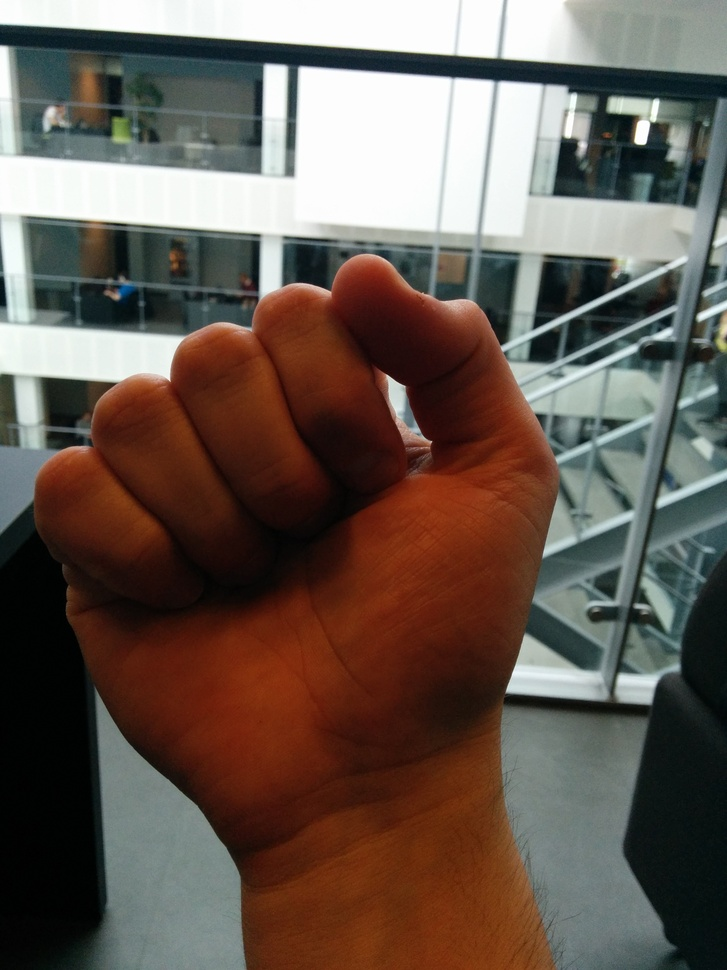
#> input picture HandGestureRecognition_prototypes/images/gestureA_1.jpg, 727 x 970 px, shrunk from 2448 x 3264 before the run
$ python -i HandRecognition.py   (imports and definitions only)   (Python 2 division)   (older library calls are emulated)
#> lines starting #> are read from the running program, lines starting #| are printed output that depends on the picture; after the words box and inside, x2 and y2 are one past the last pixel; in counts of white or black regions, pixels touching at a corner belong together
#> further down, picture is the input picture: shape (970, 727, 3); mean B, G, R 82.5, 90.8, 103.7
### HandGestureRecognition_prototypes/Tools.py
import cv2
import numpy as np
import matplotlib.pyplot as plt
import math
''' This module contains sets of functions useful for basic image analysis and should be useful in the SIGB course.
Written and Assembled  (2012,2013) by  Dan Witzner Hansen, IT University.
'''
# [93 lines left out: functions showImages, getCircleSamples, getImageSequence, getLineCoordinates, not called in this run]

class RegionProps:
    '''Class used for getting descriptors of contour-based connected components

        The main method to use is: CalcContourProperties(contour,properties=[]):
        contour: a contours found through cv2.findContours
        properties: list of strings specifying which properties should be calculated and returned

        The following properties can be specified:

        Area: Area within the contour  - float
        Boundingbox: Bounding box around contour - 4 tuple (topleft.x,topleft.y,width,height)
        Length: Length of the contour
        Centroid: The center of contour: (x,y)
        Moments: Dictionary of moments: see
        Perimiter: Permiter of the contour - equivalent to the length
        Equivdiameter: sqrt(4*Area/pi)
        Extend: Ratio of the area and the area of the bounding box. Expresses how spread out the contour is
        Convexhull: Calculates the convex hull of the contour points
        IsConvex: boolean value specifying if the set of contour points is convex

        Returns: Dictionary with key equal to the property name

        Example:
             contours, hierarchy = cv2.findContours(I, cv2.RETR_LIST, cv2.CHAIN_APPROX_SIMPLE)
             goodContours = []
             for cnt in contours:
                vals = props.CalcContourProperties(cnt,['Area','Length','Centroid','Extend','ConvexHull'])
                if vals['Area']>100 and vals['Area']<200
                 goodContours.append(cnt)
        '''
    def __calcArea(self,m,c):
        return cv2.contourArea(c) #,m['m00']
    def __calcLength(self,c):
        return cv2.arcLength(c, True)
    def __calcPerimiter(self,c):
         return cv2.arcLength(c,True)
    def __calcBoundingBox(self,c):
        return cv2.boundingRect(c)
    def __calcCentroid(self,m):
        if(m['m00']!=0):
            retVal =  ( m['m10']/m['m00'],m['m01']/m['m00'] )
        else:
            retVal = (-1,-1)
        return retVal

    def __calcEquivDiameter(self, m, contur):
        Area = self.__calcArea(m)
        return np.sqrt(4*Area/np.pi)
    # [11 lines left out: functions __calcExtend, __calcConvexHull, not called in this run]
        #except:
        #print "stuff:", type(m), type(c)

    def CalcContourProperties(self,contour,properties=[]):
        failInInput = False;
        propertyList=[]
        contourProps={};
        for prop in properties:
            prop = str(prop).lower()
            m = cv2.moments(contour) #Always call moments
            if (prop=='area'):
                contourProps.update({'Area':self.__calcArea(m,contour)});
            elif (prop=="boundingbox"):
                contourProps.update({'BoundingBox':self.__calcBoundingBox(contour)});
            elif (prop=="length"):
                contourProps.update({'Length':self.__calcLength(contour)});
            elif (prop=="centroid"):
                contourProps.update({'Centroid':self.__calcCentroid(m)});
            elif (prop=="moments"):
                contourProps.update({'Moments':m});
            elif (prop=="perimiter"):
                contourProps.update({'Perimiter':self.__calcPerimiter(contour)});
            elif (prop=="equivdiameter"):
                contourProps.update({'EquivDiameter':self.__calcEquiDiameter(m,contour)});
            elif (prop=="extend"):
                contourProps.update({'Extend':self.__calcExtend(m,contour)});
            elif (prop=="convexhull"): #Returns the dictionary
                contourProps.update(self.__calcConvexHull(m,contour));
            elif (prop=="isConvex"):
                    contourProps.update({'IsConvex': cv2.isContourConvex(contour)});
            elif failInInput:
                    pass
            else:
                print "--"*20
                print "*** PROPERTY ERROR "+ prop+" DOES NOT EXIST ***"
                print "THIS ERROR MESSAGE WILL ONLY BE PRINTED ONCE"
                print "--"*20
                failInInput = True;
        return contourProps


class ROISelector:

    def __resetPoints(self):
        self.seed_Left_pt = None
        self.seed_Right_pt = None

    # [72 lines left out: functions __init__, update, onmouse, setCorners, SelectArea, rotateImage, not called in this run]

### HandGestureRecognition_prototypes/HandRecognition.py
import cv2
import numpy as np
import os
from Tools import RegionProps
import Tools as tools

# [1 line not run here, left out]
regionProps = RegionProps()

'''
- image in YCrCb
- restrict channels
- biggest contour as hand
77 < Cb < 127
133 < Cr < 173
'''
# [27 lines left out: function approach1, not called in this run]

'''
-------------------------------
- image in HSV
- restrict channels
- biggest contour as hand
'''
# [26 lines left out: function approach2, not called in this run]


'''
--------------------------
# [6 lines of commented-out code are left out]
- biggest contour as hand
'''
# [29 lines left out: function approach3, not called in this run]

'''
#--------------------------
#floodFill operation on center of biggest contour
'''
# [34 lines left out: function approach4, not called in this run]

'''
#----------------
- History equalization
- pyrMeanShiftFiltering on equalized image
- image to HSV and restrict channels
- biggest contour as hand
'''
def approach5(img):
    print "init 5"
    imgColor = img.copy()
    imgGray = cv2.cvtColor(img, cv2.COLOR_BGR2GRAY)
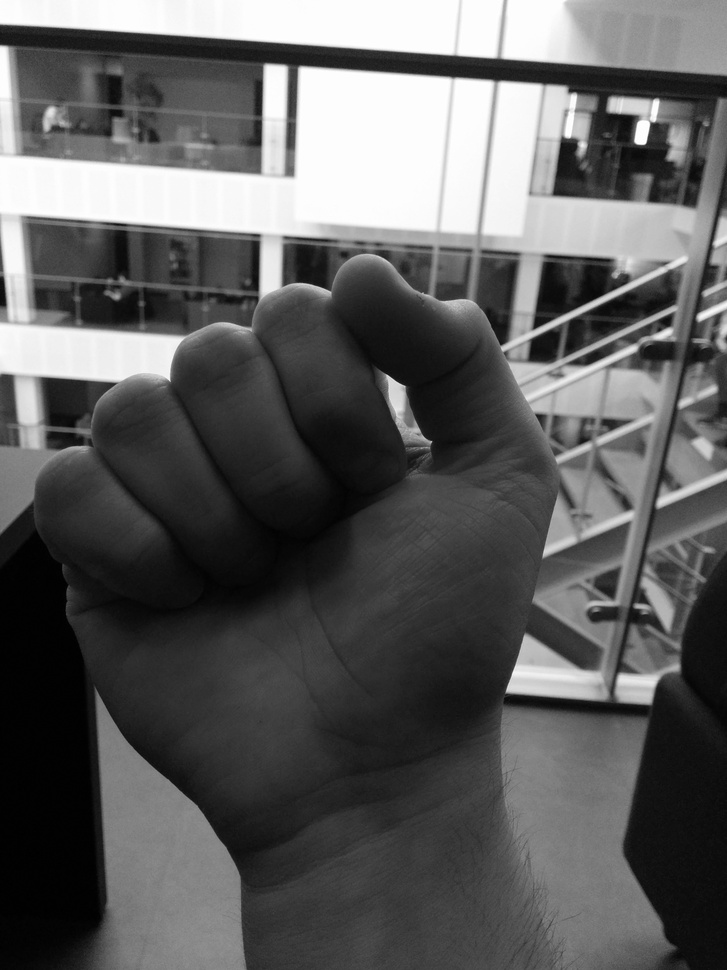
#> imgGray: shape (970, 727); min 0, max 255, mean 93.7
    imgGray = cv2.equalizeHist(imgGray)
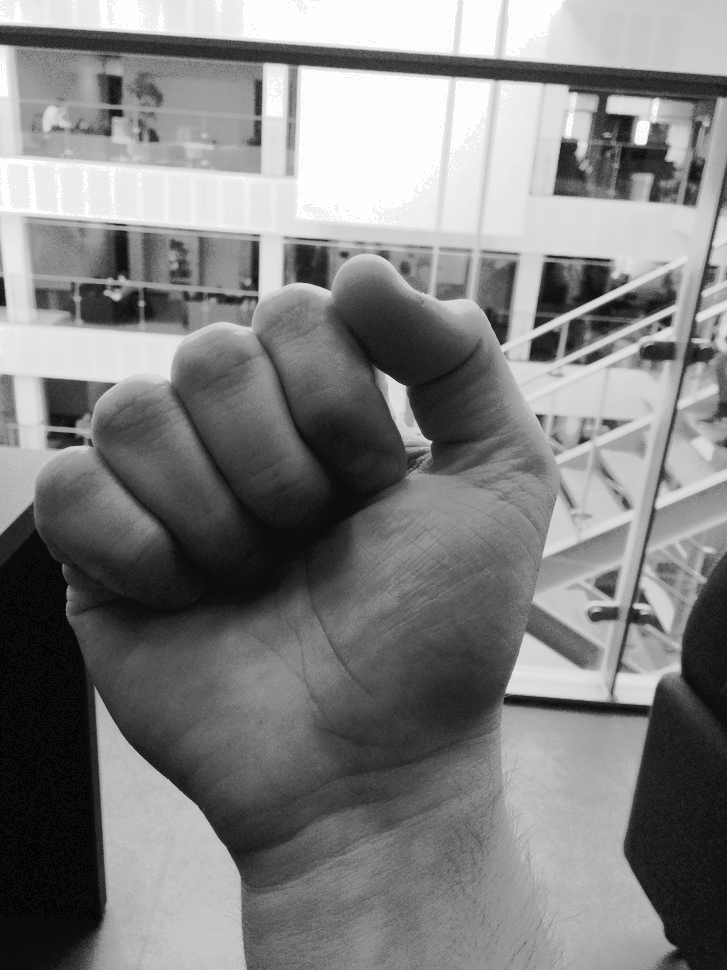
#> imgGray: shape (970, 727); min 0, max 255, mean 128.6

    imageEq = cv2.pyrMeanShiftFiltering(img, 40, 30)
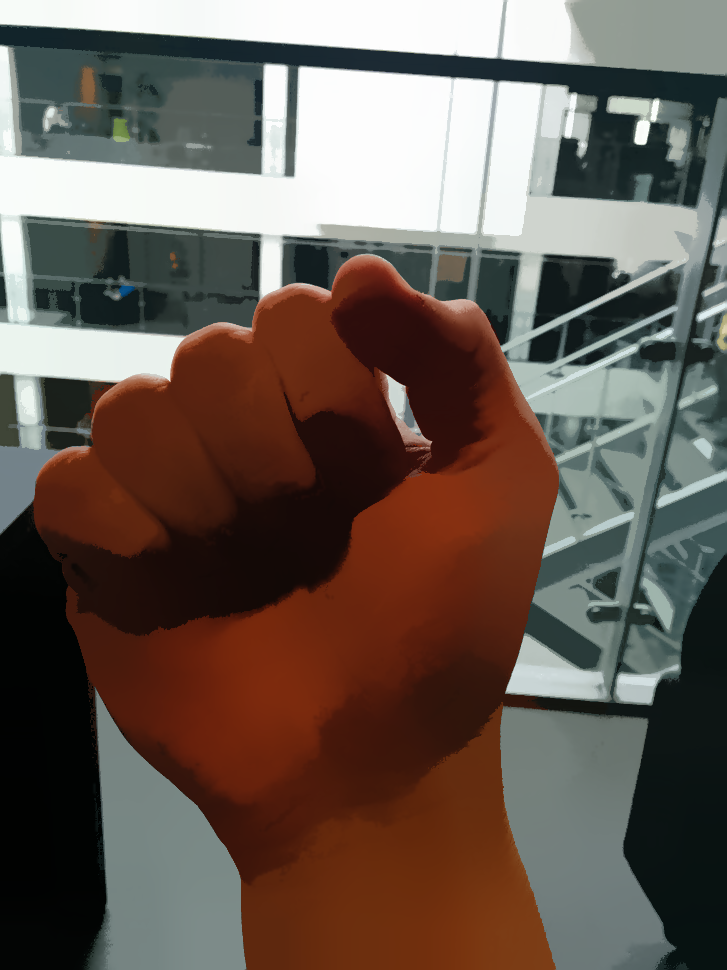
#> imageEq: shape (970, 727, 3); mean B, G, R 82.3, 90.7, 103.9
    imageEq = cv2.cvtColor(imageEq, cv2.COLOR_BGR2HSV)
#> imageEq: shape (970, 727, 3); mean H, S, V 49.8, 108.4, 110.3

    minRange = cv2.cv.Scalar(1.0 , 94.0, 1.0)
    maxRange = cv2.cv.Scalar(29.0, 255.0, 255.0)
    imageEq = cv2.inRange(imageEq, minRange, maxRange)
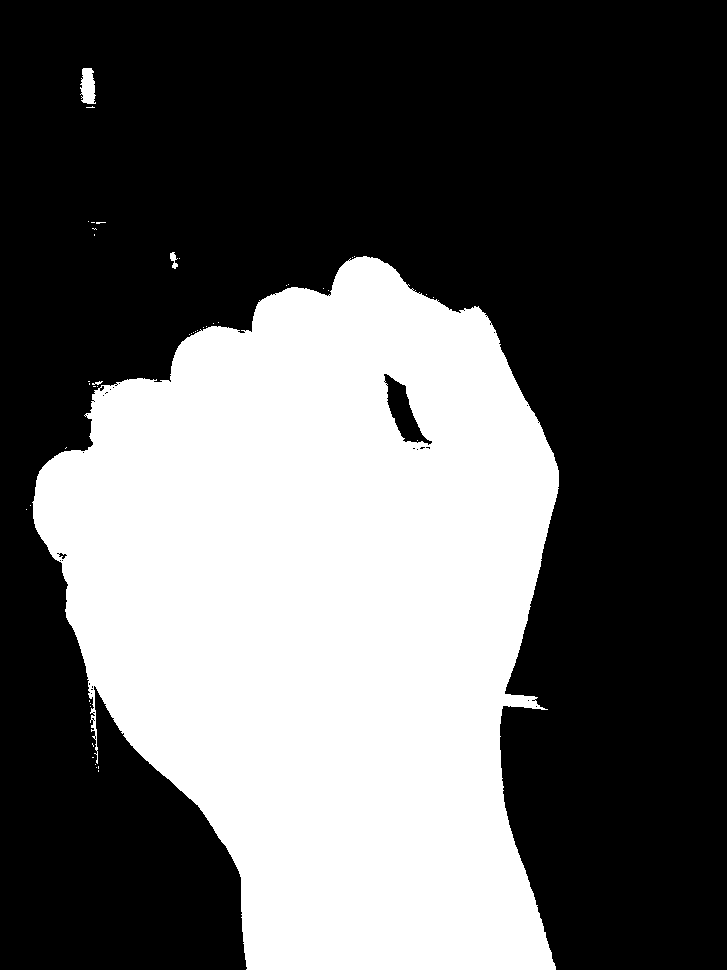
#> imageEq: shape (970, 727); 37.3% white; 45 white regions (41 under 20 px)
    contours, _ = cv2.findContours(imageEq, cv2.RETR_CCOMP, cv2.CHAIN_APPROX_SIMPLE)
#> contours = 90 contours, 85 with area under 20; largest, box (x1, y1, x2, y2) and area: (32, 256, 559, 970) 262579, (383, 373, 433, 446) 1382, (80, 68, 96, 104) 391, (170, 252, 178, 269) 53, (58, 552, 68, 560) 35
    biggestContour = contours[0]
#> biggestContour = [[98, 770], [98, 771]]
    biggestContourProps = regionProps.CalcContourProperties(contours[0], ["Area", "Centroid"])
#> after the loop in CalcContourProperties, `for prop in properties:`: contourProps = {'Area': 0, 'Centroid': (-1, -1)}
#> biggestContourProps = {'Area': 0, 'Centroid': (-1, -1)}
    for contour in contours:
        props = regionProps.CalcContourProperties(contour, ["Area", "Centroid"])
        #cv2.drawContours(imgColor, contour, -1, (255, 255, 0))
        if(biggestContourProps["Area"] < props["Area"]):
            biggestContour = contour
            biggestContourProps = props
#> this loop made 90 passes
#> biggestContourProps on passes 17, 36: {'Area': 11, 'Centroid': (97.44, 382.6)}, {'Area': 262579, 'Centroid': (323.7, 613.1)}
#> (contour, props) on passes 1, 2, 3, 4, 5, 7: ([[98, 770], [98, 771]], {'Area': 0, 'Centroid': (-1, -1)}), ([[96, 767]], {'Area': 0, 'Centroid': (-1, -1)}), ([[98, 766], [98, 768]], {'Area': 0, 'Centroid': (-1, -1)}), ([[95, 764]], {'Area': 0, 'Centroid': (-1, -1)}), ([[92, 757], [93, 757]], {'Area': 0, 'Centroid': (-1, -1)}), ([[90, 706]], {'Area': 0, 'Centroid': (-1, -1)})
#> after the loop, biggestContour = contour of 1155 points, box (x1, y1, x2, y2) (32, 256, 559, 970), area 262579

    center = (int(biggestContourProps["Centroid"][0]), int(biggestContourProps["Centroid"][1]))
#> center = (323, 613)
    cv2.drawContours(imgColor, [biggestContour], -1, (0, 255, 0), 3)
    cv2.circle(imgColor, center, 5, (0, 0, 255), (int(biggestContourProps["Area"]*.00005) + 1) )
    hull =  cv2.convexHull(biggestContour)
#> hull = contour of 30 points, box (x1, y1, x2, y2) (32, 256, 559, 970), area 297488
    cv2.drawContours(imgColor, [hull], -1, (0, 0, 255), 2)
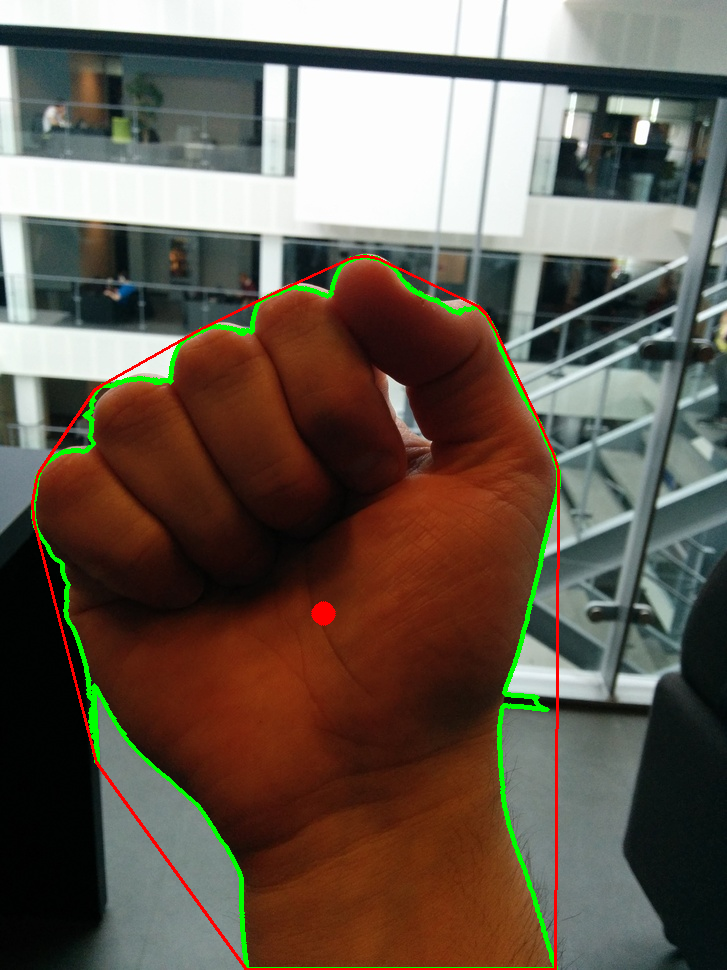
#> imgColor: shape (970, 727, 3); mean B, G, R 80.9, 92.2, 103.7
    print "end 5"
    return imgColor
#------ end of approaches-------- #

'''
--------------------------------------------------------------------------
DENSE SIFT + K-Nearest Neighbor
- get descriptors from picture
- return descriptors
'''
# [35 lines left out: function approach6GetDescriptors, not called in this run]
    #cv2.waitKey(0)

'''
approach 6 training face
- get descriptors from all pictures
- save descriptors in files
- return trained knn with descriptors
'''
# [28 lines left out: function approach6TrainingInit, not called in this run]

'''
approach 6 training face
- read descriptors from files
- return trained knn with descriptors
'''
# [31 lines left out: function approach6TrainingFromFiles, not called in this run]

'''
- classify image with knn
- return: ret, results, neighbours, dist
'''
# [17 lines left out: function approach6Classify, not called in this run]


'''
--------------------------------------------------------------------------
DENSE SIFT + SVM
- get descriptors from training set
- get labels from training set
- train and save SVM
- return SVM
'''
# [32 lines left out: function approach7TrainingInit, not called in this run]

'''
- load saved SVM data
- return svm
'''
# [4 lines left out: function approach7TrainingFromFile, not called in this run]

'''
- classify image with SVM
- return result
'''
# [15 lines left out: function approach7Classify, not called in this run]

'''
--------------------------------------------------------------------------
DENSE SURF + K-Nearest Neighbor
- get descriptors from picture
- return descriptors
'''
# [36 lines left out: function approach8GetDescriptors, not called in this run]
    #cv2.waitKey(0)

'''
approach 8 training face
- get descriptors from all pictures
- save descriptors in files
- return trained knn with descriptors
'''
# [28 lines left out: function approach8TrainingInit, not called in this run]

'''
approach 8 training face
- read descriptors from files
- return trained knn with descriptors
'''
# [31 lines left out: function approach8TrainingFromFiles, not called in this run]

'''
- classify image with knn
- return: ret, results, neighbours, dist
'''
# [22 lines left out: function approach8Classify, not called in this run]


>>> import cv2
>>> picture = cv2.imread('images/gestureA_1.jpg')
>>> result = approach5(picture)
